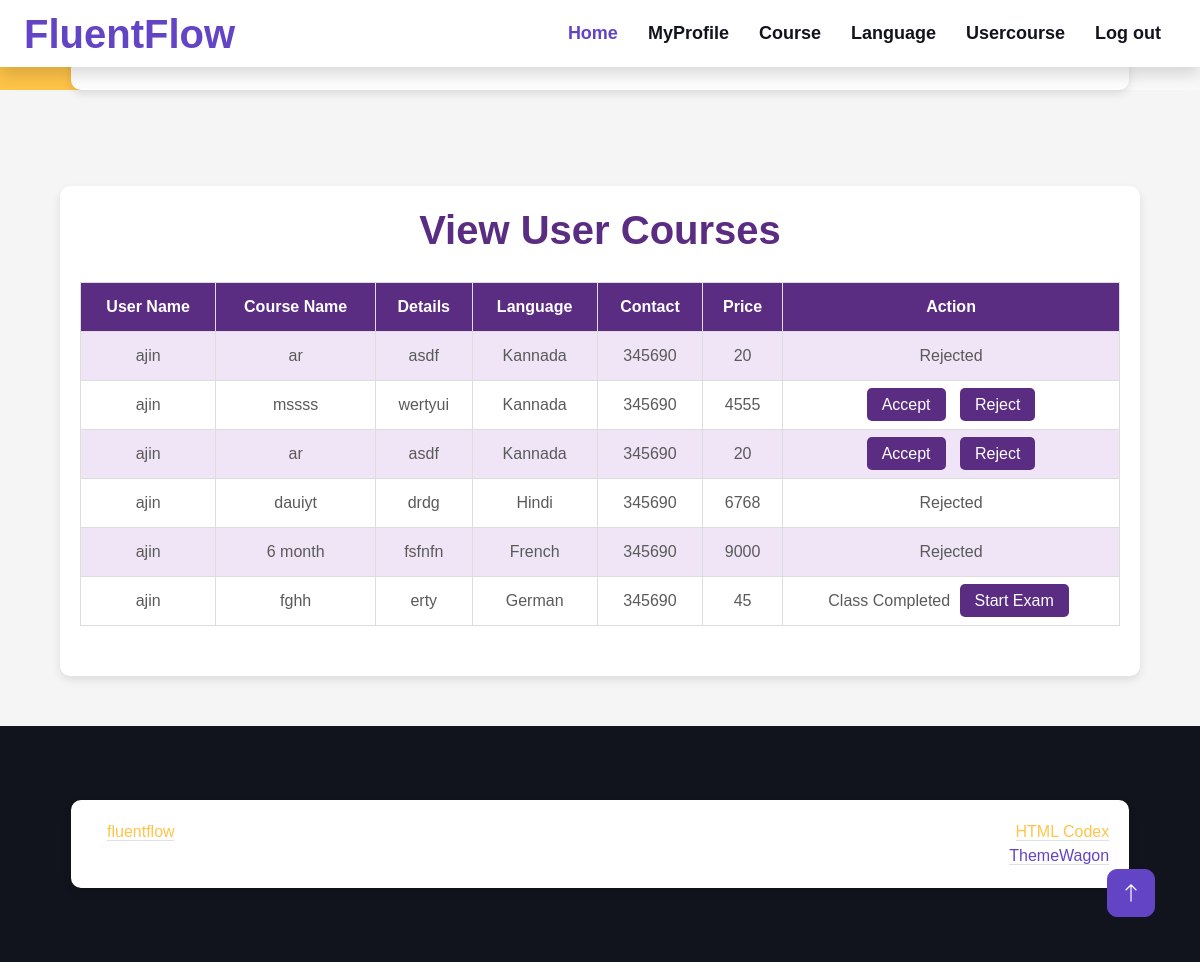
/Project/Tutor/Viewusercourse.php (signed in), run on the app's committed database.
### tables this page shows
CREATE TABLE `tbl_booking` (
  `booking_id` int(11) NOT NULL,
  `booking_date` varchar(60) NOT NULL,
  `booking_status` char(1) NOT NULL DEFAULT '0',
  `booking_payment` char(1) NOT NULL DEFAULT '0',
  `user_id` int(11) NOT NULL,
  `course_id` int(11) NOT NULL
);

CREATE TABLE `tbl_user` (
  `user_id` int(11) NOT NULL,
  `user_name` varchar(60) NOT NULL,
  `user_email` varchar(60) NOT NULL,
  `place_id` int(11) NOT NULL,
  `user_address` varchar(60) NOT NULL,
  `user_photo` varchar(100) NOT NULL,
  `user_contact` varchar(60) NOT NULL,
  `user_dob` date NOT NULL,
  `user_password` varchar(60) NOT NULL
);

CREATE TABLE `tbl_course` (
  `course_id` int(11) NOT NULL,
  `course_name` varchar(60) NOT NULL,
  `course_details` varchar(60) NOT NULL,
  `course_price` varchar(60) NOT NULL,
  `language_id` int(11) NOT NULL,
  `tutor_id` int(11) NOT NULL
);

CREATE TABLE `tbl_language` (
  `language_id` int(11) NOT NULL,
  `language_name` varchar(60) NOT NULL
);

### Project/Tutor/Viewusercourse.php (the view, shortened to what this page needs)
<?php
include('../Assests/connection/connection.php');
include('Header.php');
        ?>
<!DOCTYPE html>
<html lang="en">
<head>
</head>
<body>
<div class="container">
    <div class="header">
        <h1>View User Courses</h1>
    </div>
    <form id="form1" name="form1" method="post" action="">
        <table>
            <tr>
                <th>User Name</th>
                <th>Course Name</th>
                <th>Details</th>
                <th>Language</th>
                <th>Contact</th>
                <th>Price</th>
                <th>Action</th>
            </tr>
            <?php
            $selqry = "select * from tbl_booking b inner join tbl_course c on b.course_id=c.course_id inner join tbl_user u on b.user_id=u.user_id inner join tbl_language l on c.language_id=l.language_id";
            $course = $con->query($selqry);
            while($data = $course->fetch_assoc()) {
            ?>
            <tr>
                <td><?php echo $data['user_name']; ?></td>
                <td><?php echo $data['course_name']; ?></td>
                <td><?php echo $data['course_details']; ?></td>
                <td><?php echo $data['language_name']; ?></td>
                <td><?php echo $data['user_contact']; ?></td>
                <td><?php echo $data['course_price']; ?></td>
                <td class="action-links">
                    <?php
                    if($data['booking_status'] == 0) {
                        ?>
                        <a href="Viewusercourse.php?aid=<?php echo $data['course_id']; ?>">Accept</a>
                        <a href="Viewusercourse.php?rid=<?php echo $data['course_id']; ?>">Reject</a>
                        <?php
                    } else if($data['booking_status'] == 1) {
                        echo "Payment Pending";
                    } else if($data['booking_status'] == 3) {
                        echo "Class Started";
                        ?>
                        <a href="Chat.php?id=<?php echo $data['user_id']; ?>">Chat</a>
                        <?php
                    } else if($data['booking_status'] == 4) {
                        echo "Class Completed";
                        ?>
                        <a href="AddQuestionPaper.php">Start Exam</a>
                        <?php
                    } else {
                        echo "Rejected";
                    }
                    ?>
                </td>
            </tr>
            <?php
            }
            ?>
        </table>
    </form>
</div>
</body>
</html>
<?php
include('Footer.php');
?>

### Project/Assests/Templates/Main/css/style.css (style rules this page uses)
:root { --primary: #6244C5; --secondary: #FFC448; --light: #FAFAFB; --dark: #12141D; }

### Project/Tutor/Viewusercourse.php (style rules this page uses)
body { font-family: Arial, sans-serif; background-color: #f5f5f5; margin: 0; padding: 0; }
.container { width: 90%; margin: 50px auto; background-color: #fff; border-radius: 10px; box-shadow: 0 4px 8px rgba(0, 0, 0, 0.1); padding: 20px; }
.header { text-align: center; padding-bottom: 20px; }
.header h1 { color: #5a2d82; }
table { width: 100%; border-collapse: collapse; margin-bottom: 30px; }
th, td { padding: 12px; text-align: center; border: 1px solid #ddd; }
th { background-color: #5a2d82; color: white; }
tr:nth-child(even) { background-color: #f0e5f7; }
tr:nth-child(odd) { background-color: #ffffff; }
.action-links a { text-decoration: none; margin: 0 5px; padding: 8px 15px; background-color: #5a2d82; color: #fff; border-radius: 5px; transition: background-color 0.3s ease; }

### data on the page
tbl_booking: user.user_name "ajin", course.course_name "ar", course.course_details "asdf", tbl_language.language_name "Kannada", user.user_contact "345690", course.course_price "20", booking_status "Rejected"
tbl_booking: user.user_name "ajin", course.course_name "mssss", course.course_details "wertyui", tbl_language.language_name "Kannada", user.user_contact "345690", course.course_price "4555"
tbl_booking: user.user_name "ajin", course.course_name "ar", course.course_details "asdf", tbl_language.language_name "Kannada", user.user_contact "345690", course.course_price "20"
tbl_booking: user.user_name "ajin", course.course_name "dauiyt", course.course_details "drdg", tbl_language.language_name "Hindi", user.user_contact "345690", course.course_price "6768", booking_status "Rejected"
tbl_booking: user.user_name "ajin", course.course_name "6 month", course.course_details "fsfnfn", tbl_language.language_name "French", user.user_contact "345690", course.course_price "9000", booking_status "Rejected"
tbl_booking: user.user_name "ajin", course.course_name "fghh", course.course_details "erty", tbl_language.language_name "German", user.user_contact "345690", course.course_price "45", booking_status "Class Completed"
